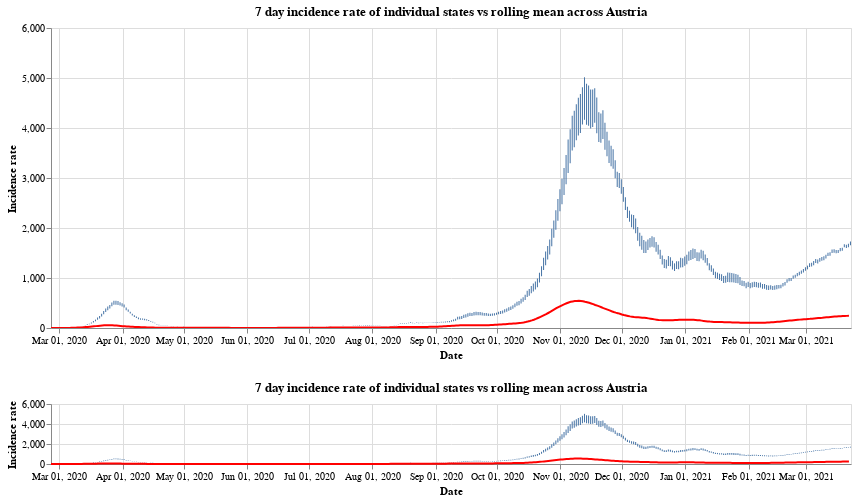

Notebook cell for this chart:
### Markdown cell above
Finally we have the

### Code cell
#collapse
brush = alt.selection(type='interval', encodings=['x'])
states = at_data['Bundesland'].unique()
states.sort()

selection = alt.selection_single(
    name='Select',
    fields=['Bundesland'],
    init={'Bundesland': 'Vorarlberg'},
    bind={'Bundesland': alt.binding_select(options=states)}
)

# scatter plot, modify opacity based on selection
bars = alt.Chart(at_data).mark_bar().add_selection(
    selection
).encode(
    x=alt.X("yearmonthdate(Time):T", axis=alt.Axis(title='Date')),
    y=alt.Y("SiebenTageInzidenzFaelle:Q", axis=alt.Axis(title='Incidence rate')),
    tooltip='SiebenTageInzidenzFaelle:Q',
    opacity=alt.condition(selection, alt.value(1), alt.value(0))
).properties(title=f'7 day incidence rate of individual states vs rolling mean across Austria', width=800)

line = alt.Chart(all_austria).mark_line(
    color='red',
    size=2,
).transform_window(
    rolling_mean='mean(SiebenTageInzidenzFaelle)',
    frame=[0, 7]
).encode(
    x='yearmonthdate(Time):T',
    y='rolling_mean:Q'
)

base = alt.layer(bars, line)
upper_bars = bars.encode(
    alt.X('yearmonthdate(Time):T',axis=alt.Axis(title='Date'),
          scale=alt.Scale(domain=brush))
)
upper_line = line.encode(
    alt.X('yearmonthdate(Time):T',axis=alt.Axis(title='Date'),
          scale=alt.Scale(domain=brush))
)

upper = alt.layer(upper_bars, upper_line)

lower = base.properties(
    height=60
).add_selection(brush)
upper & lower

### Figure 1 — Vega-Lite specification as saved in the notebook (floating-point values rounded to 4 significant figures; data arrays with more than 128 entries replaced by an {"elided": "..."} marker saying what was removed)
{"config": {"view": {"continuousWidth": 400, "continuousHeight": 300}}, "vconcat": [{"layer": [{"data": {"name": "data-3ea12f92b700c69c09d2793203bce895"}, "mark": "bar", "encoding": {"opacity": {"condition": {"value": 1, "selection": "Select"}, "value": 0}, "tooltip": {"type": "quantitative", "field": "SiebenTageInzidenzFaelle"}, "x": {"type": "temporal", "axis": {"title": "Date"}, "field": "Time", "scale": {"domain": {"selection": "selector003"}}, "timeUnit": "yearmonthdate"}, "y": {"type": "quantitative", "axis": {"title": "Incidence rate"}, "field": "SiebenTageInzidenzFaelle"}}, "selection": {"Select": {"type": "single", "fields": ["Bundesland"], "init": {"Bundesland": "Vorarlberg"}, "bind": {"Bundesland": {"input": "select", "options": ["Burgenland", "Kärnten", "Niederösterreich", "Oberösterreich", "Salzburg", "Steiermark", "Tirol", "Vorarlberg", "Wien", "Österreich"]}}}}, "title": "7 day incidence rate of individual states vs rolling mean across Austria", "width": 800}, {"data": {"name": "data-c2a766f4204e0572ef5da5f3d0a1eae8"}, "mark": {"type": "line", "color": "red", "size": 2}, "encoding": {"x": {"type": "temporal", "axis": {"title": "Date"}, "field": "Time", "scale": {"domain": {"selection": "selector003"}}, "timeUnit": "yearmonthdate"}, "y": {"type": "quantitative", "field": "rolling_mean"}}, "transform": [{"window": [{"op": "mean", "field": "SiebenTageInzidenzFaelle", "as": "rolling_mean"}], "frame": [0, 7]}]}]}, {"layer": [{"data": {"name": "data-3ea12f92b700c69c09d2793203bce895"}, "mark": "bar", "encoding": {"opacity": {"condition": {"value": 1, "selection": "Select"}, "value": 0}, "tooltip": {"type": "quantitative", "field": "SiebenTageInzidenzFaelle"}, "x": {"type": "temporal", "axis": {"title": "Date"}, "field": "Time", "timeUnit": "yearmonthdate"}, "y": {"type": "quantitative", "axis": {"title": "Incidence rate"}, "field": "SiebenTageInzidenzFaelle"}}, "selection": {"Select": {"type": "single", "fields": ["Bundesland"], "init": {"Bundesland": "Vorarlberg"}, "bind": {"Bundesland": {"input": "select", "options": ["Burgenland", "Kärnten", "Niederösterreich", "Oberösterreich", "Salzburg", "Steiermark", "Tirol", "Vorarlberg", "Wien", "Österreich"]}}}, "selector003": {"type": "interval", "encodings": ["x"]}}, "title": "7 day incidence rate of individual states vs rolling mean across Austria", "width": 800}, {"data": {"name": "data-c2a766f4204e0572ef5da5f3d0a1eae8"}, "mark": {"type": "line", "color": "red", "size": 2}, "encoding": {"x": {"type": "temporal", "field": "Time", "timeUnit": "yearmonthdate"}, "y": {"type": "quantitative", "field": "rolling_mean"}}, "transform": [{"window": [{"op": "mean", "field": "SiebenTageInzidenzFaelle", "as": "rolling_mean"}], "frame": [0, 7]}]}], "height": 60}], "$schema": "https://vega.github.io/schema/vega-lite/v4.8.1.json", "datasets": {"data-3ea12f92b700c69c09d2793203bce895": {"elided": "3910 records"}, "data-c2a766f4204e0572ef5da5f3d0a1eae8": {"elided": "391 records"}}}
